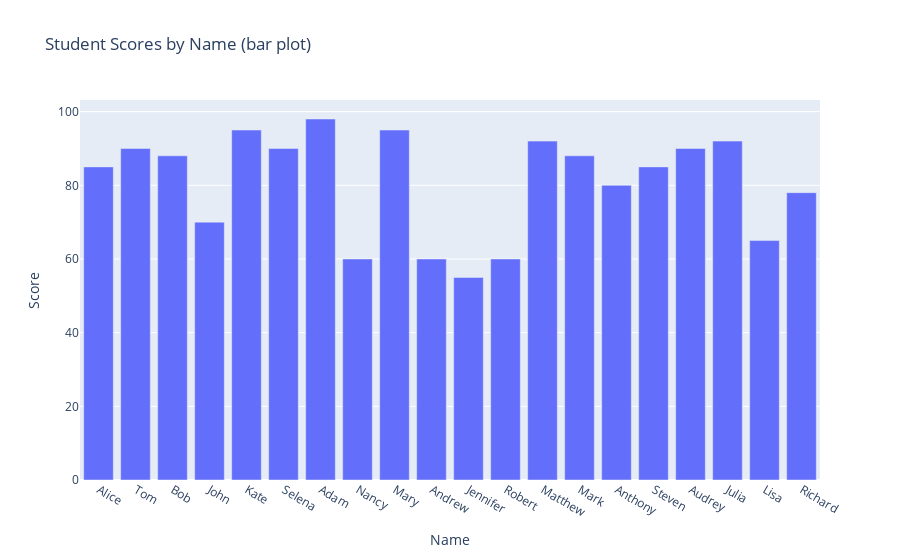

This figure's notebook cell:
### Code cell
# Basic bar plot
fig = px.bar(df, x='Name', y='Score', title='Student Scores by Name (bar plot)')
fig.show()

### Figure 1 — Plotly figure (JSON) as saved in the notebook; plotly's stock layout.template omitted (floating-point values rounded to 4 significant figures)
{"data": [{"alignmentgroup": "True", "hovertemplate": "Name=%{x}<br>Score=%{y}<extra></extra>", "legendgroup": "", "marker": {"color": "#636efa", "pattern": {"shape": ""}}, "name": "", "offsetgroup": "", "orientation": "v", "showlegend": false, "textposition": "auto", "x": ["Alice", "Tom", "Bob", "John", "Kate", "Selena", "Adam", "Nancy", "Mary", "Andrew", "Jennifer", "Robert", "Matthew", "Mark", "Anthony", "Steven", "Audrey", "Julia", "Lisa", "Richard"], "xaxis": "x", "y": [85, 90, 88, 70, 95, 90, 98, 60, 95, 60, 55, 60, 92, 88, 80, 85, 90, 92, 65, 78], "yaxis": "y", "type": "bar"}], "layout": {"xaxis": {"anchor": "y", "domain": [0.0, 1.0], "title": {"text": "Name"}}, "yaxis": {"anchor": "x", "domain": [0.0, 1.0], "title": {"text": "Score"}}, "legend": {"tracegroupgap": 0}, "title": {"text": "Student Scores by Name (bar plot)"}, "barmode": "relative"}}
